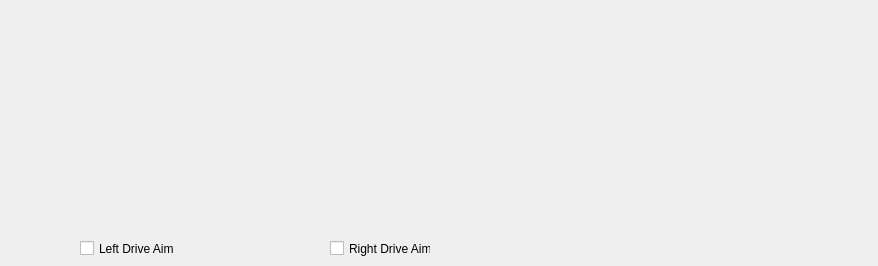
<?xml version="1.0" encoding="UTF-8"?>
<ui version="4.0">
 <class>CameraOne</class>
 <widget class="QDialog" name="CameraOne">
  <property name="geometry">
   <rect>
    <x>0</x>
    <y>0</y>
    <width>878</width>
    <height>266</height>
   </rect>
  </property>
  <property name="windowTitle">
   <string>Dialog</string>
  </property>
  <widget class="QLabel" name="cam1lbl">
   <property name="geometry">
    <rect>
     <x>270</x>
     <y>10</y>
     <width>271</width>
     <height>201</height>
    </rect>
   </property>
   <property name="text">
    <string/>
   </property>
  </widget>
  <widget class="QLabel" name="cam4lbl">
   <property name="geometry">
    <rect>
     <x>550</x>
     <y>380</y>
     <width>261</width>
     <height>201</height>
    </rect>
   </property>
   <property name="text">
    <string/>
   </property>
  </widget>
  <widget class="QLabel" name="cam3lbl">
   <property name="geometry">
    <rect>
     <x>40</x>
     <y>470</y>
     <width>161</width>
     <height>91</height>
    </rect>
   </property>
   <property name="text">
    <string/>
   </property>
  </widget>
  <widget class="QLabel" name="cam2lbl">
   <property name="geometry">
    <rect>
     <x>10</x>
     <y>20</y>
     <width>261</width>
     <height>191</height>
    </rect>
   </property>
   <property name="text">
    <string/>
   </property>
  </widget>
  <widget class="QLabel" name="cam5lbl">
   <property name="geometry">
    <rect>
     <x>550</x>
     <y>20</y>
     <width>241</width>
     <height>191</height>
    </rect>
   </property>
   <property name="text">
    <string/>
   </property>
  </widget>
  <widget class="QCheckBox" name="leftView_Box">
   <property name="geometry">
    <rect>
     <x>80</x>
     <y>240</y>
     <width>101</width>
     <height>17</height>
    </rect>
   </property>
   <property name="text">
    <string>Left Drive Aim</string>
   </property>
  </widget>
  <widget class="QCheckBox" name="rightView_Box">
   <property name="geometry">
    <rect>
     <x>330</x>
     <y>240</y>
     <width>101</width>
     <height>17</height>
    </rect>
   </property>
   <property name="text">
    <string>Right Drive Aim</string>
   </property>
  </widget>
 </widget>
 <resources/>
 <connections/>
</ui>
